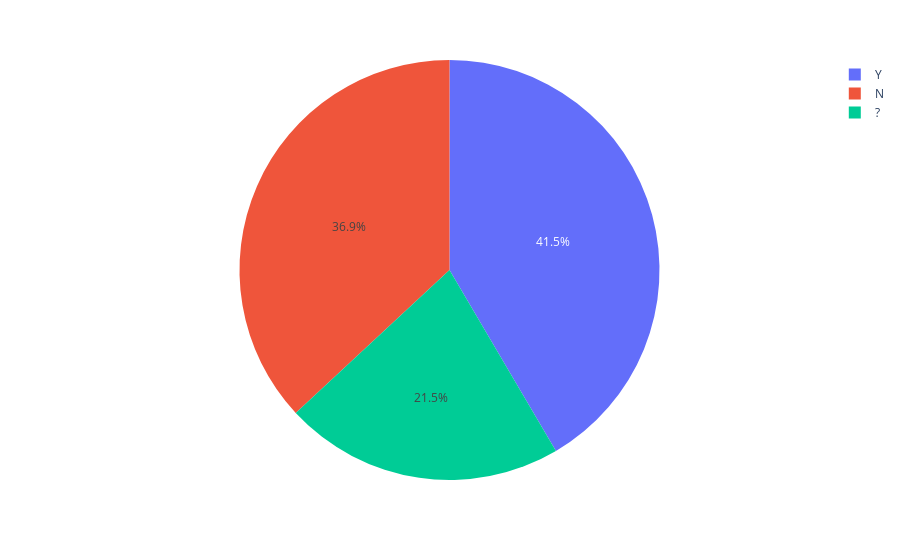

The notebook cell saved with this chart:
### Markdown cell above
## Challenge 2

Use `plotly` express to plot the same pie chart of 'Studied In Groups`

HINT: You can use the dataframe from the previous cell. `help(px.pie)` for assistance

### Code cell
px.pie(sig_df, labels='SIG', names="SIG", values='Counts')

### Figure 1 — Plotly figure (JSON) as saved in the notebook; plotly's stock layout.template omitted (floating-point values rounded to 4 significant figures)
{"data": [{"domain": {"x": [0, 1], "y": [0, 1]}, "hovertemplate": "SIG=%{label}<br>Counts=%{value}<extra></extra>", "labels": ["Y", "N", "?"], "legendgroup": "", "name": "", "showlegend": true, "type": "pie", "values": [27, 24, 14]}], "layout": {"legend": {"tracegroupgap": 0}, "margin": {"t": 60}}}
